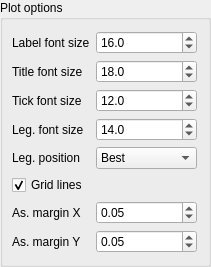
            <widget class="QGroupBox" name="groupBox_2">
             <property name="maximumSize">
              <size>
               <width>16777215</width>
               <height>16777215</height>
              </size>
             </property>
             <property name="title">
              <string>Plot options</string>
             </property>
             <layout class="QGridLayout" name="gridLayout_7">
              <property name="leftMargin">
               <number>9</number>
              </property>
              <item row="1" column="0">
               <widget class="QLabel" name="label_25">
                <property name="text">
                 <string>Title font size</string>
                </property>
               </widget>
              </item>
              <item row="4" column="1">
               <widget class="QComboBox" name="plt_legendpos">
                <item>
                 <property name="text">
                  <string>Best</string>
                 </property>
                </item>
                <item>
                 <property name="text">
                  <string>Upper right</string>
                 </property>
                </item>
                <item>
                 <property name="text">
                  <string>Upper left</string>
                 </property>
                </item>
                <item>
                 <property name="text">
                  <string>Lower left</string>
                 </property>
                </item>
                <item>
                 <property name="text">
                  <string>Lower right</string>
                 </property>
                </item>
                <item>
                 <property name="text">
                  <string>Right</string>
                 </property>
                </item>
                <item>
                 <property name="text">
                  <string>Center left</string>
                 </property>
                </item>
                <item>
                 <property name="text">
                  <string>Center right</string>
                 </property>
                </item>
                <item>
                 <property name="text">
                  <string>Lower center</string>
                 </property>
                </item>
                <item>
                 <property name="text">
                  <string>Upper center</string>
                 </property>
                </item>
                <item>
                 <property name="text">
                  <string>Center</string>
                 </property>
                </item>
                <item>
                 <property name="text">
                  <string>None</string>
                 </property>
                </item>
               </widget>
              </item>
              <item row="3" column="1">
               <widget class="QDoubleSpinBox" name="plt_legendsize_sb">
                <property name="decimals">
                 <number>1</number>
                </property>
                <property name="minimum">
                 <double>5.000000000000000</double>
                </property>
                <property name="maximum">
                 <double>100.000000000000000</double>
                </property>
                <property name="singleStep">
                 <double>0.500000000000000</double>
                </property>
                <property name="value">
                 <double>14.000000000000000</double>
                </property>
               </widget>
              </item>
              <item row="2" column="1">
               <widget class="QDoubleSpinBox" name="plt_ticksize_sb">
                <property name="decimals">
                 <number>1</number>
                </property>
                <property name="minimum">
                 <double>5.000000000000000</double>
                </property>
                <property name="singleStep">
                 <double>0.500000000000000</double>
                </property>
                <property name="value">
                 <double>12.000000000000000</double>
                </property>
               </widget>
              </item>
              <item row="2" column="0">
               <widget class="QLabel" name="label_24">
                <property name="text">
                 <string>Tick font size</string>
                </property>
               </widget>
              </item>
              <item row="6" column="1">
               <widget class="QDoubleSpinBox" name="plt_marginx">
                <property name="maximum">
                 <double>1.000000000000000</double>
                </property>
                <property name="singleStep">
                 <double>0.010000000000000</double>
                </property>
                <property name="value">
                 <double>0.050000000000000</double>
                </property>
               </widget>
              </item>
              <item row="6" column="0">
               <widget class="QLabel" name="label_21">
                <property name="text">
                 <string>As. margin X</string>
                </property>
               </widget>
              </item>
              <item row="4" column="0">
               <widget class="QLabel" name="label_19">
                <property name="text">
                 <string>Leg. position</string>
                </property>
               </widget>
              </item>
              <item row="3" column="0">
               <widget class="QLabel" name="label_18">
                <property name="text">
                 <string>Leg. font size</string>
                </property>
               </widget>
              </item>
              <item row="0" column="1">
               <widget class="QDoubleSpinBox" name="plt_labelsize_sb">
                <property name="frame">
                 <bool>true</bool>
                </property>
                <property name="readOnly">
                 <bool>false</bool>
                </property>
                <property name="accelerated">
                 <bool>false</bool>
                </property>
                <property name="showGroupSeparator" stdset="0">
                 <bool>false</bool>
                </property>
                <property name="decimals">
                 <number>1</number>
                </property>
                <property name="minimum">
                 <double>5.000000000000000</double>
                </property>
                <property name="maximum">
                 <double>100.000000000000000</double>
                </property>
                <property name="singleStep">
                 <double>0.500000000000000</double>
                </property>
                <property name="value">
                 <double>16.000000000000000</double>
                </property>
               </widget>
              </item>
              <item row="0" column="0">
               <widget class="QLabel" name="label_17">
                <property name="text">
                 <string>Label font size</string>
                </property>
               </widget>
              </item>
              <item row="7" column="1">
               <widget class="QDoubleSpinBox" name="plt_marginy">
                <property name="maximum">
                 <double>1.000000000000000</double>
                </property>
                <property name="singleStep">
                 <double>0.010000000000000</double>
                </property>
                <property name="value">
                 <double>0.050000000000000</double>
                </property>
               </widget>
              </item>
              <item row="7" column="0">
               <widget class="QLabel" name="label_20">
                <property name="text">
                 <string>As. margin Y</string>
                </property>
               </widget>
              </item>
              <item row="5" column="0" colspan="2">
               <widget class="QCheckBox" name="plt_grid">
                <property name="text">
                 <string>Grid lines</string>
                </property>
                <property name="checked">
                 <bool>true</bool>
                </property>
               </widget>
              </item>
              <item row="1" column="1">
               <widget class="QDoubleSpinBox" name="plt_titlesize_sb">
                <property name="decimals">
                 <number>1</number>
                </property>
                <property name="minimum">
                 <double>5.000000000000000</double>
                </property>
                <property name="singleStep">
                 <double>0.500000000000000</double>
                </property>
                <property name="value">
                 <double>18.000000000000000</double>
                </property>
               </widget>
              </item>
             </layout>
            </widget>
